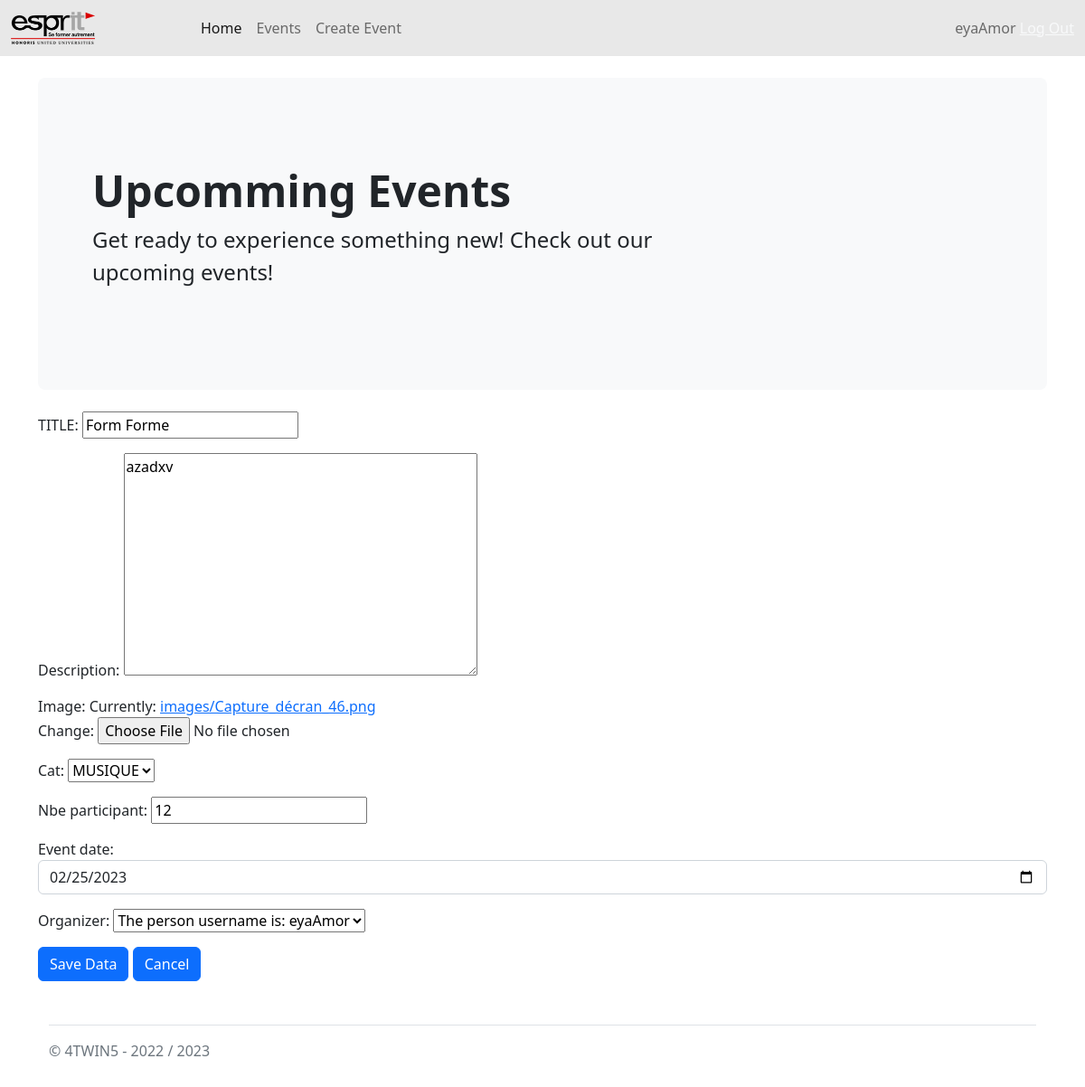
/events/eventsUpdateView/6 (signed in), run on an earlier commit of the app's database.
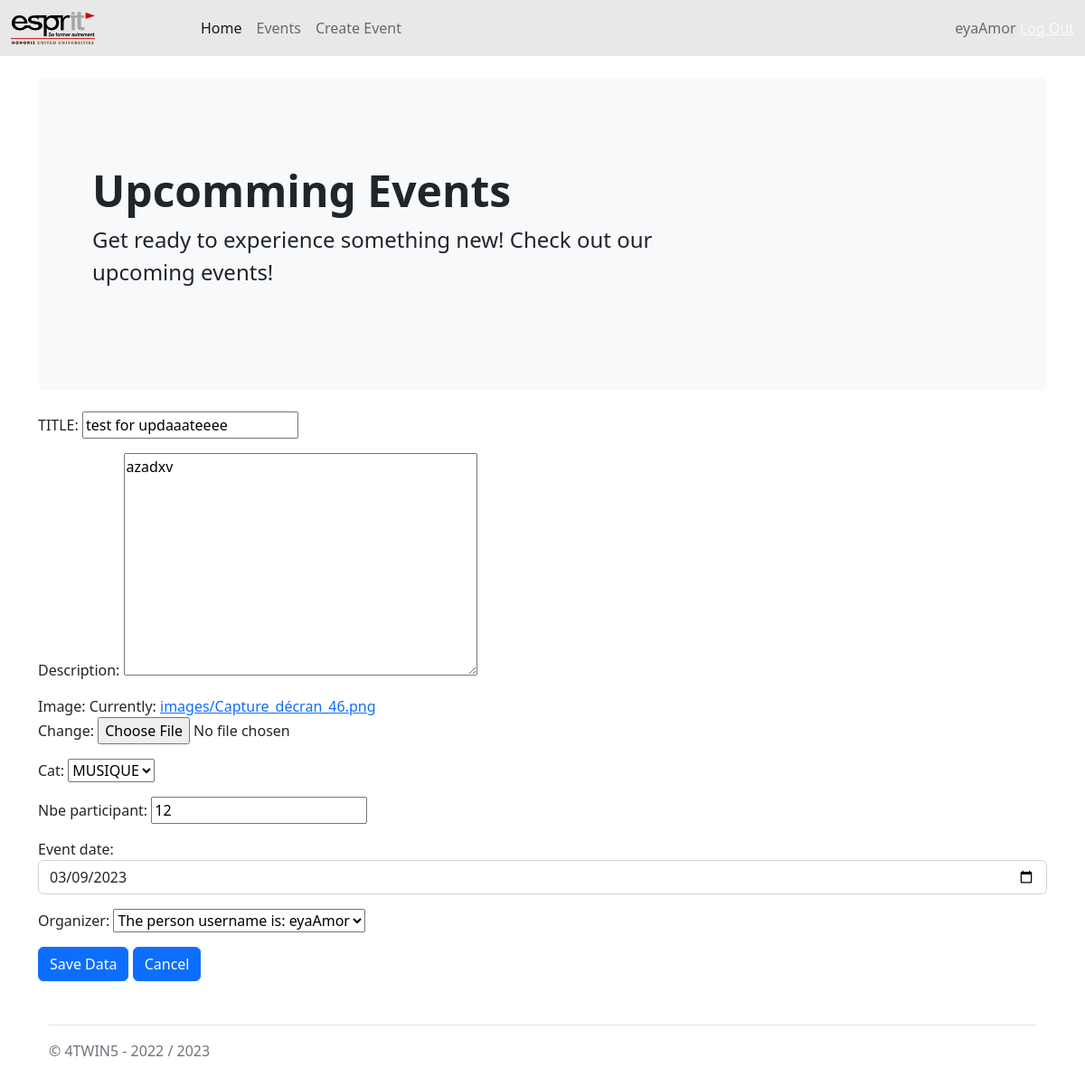
And on a later commit of the database.
### events/models.py (models this page shows, shortened)
class Event(models.Model):
    title = models.CharField('TITLE',max_length=255)
    description = models.TextField()
    image = models.ImageField(upload_to='images')
    CHOIX=(
        ('MUSIQUE','MUSIQUE'),
        ('CINEMA','CINEMA'),
        ('Sport','Sport')
    )
    category = models.CharField('cat', choices=CHOIX ,max_length=8)
    state = models.BooleanField(default=False)
    nbe_participant= models.IntegerField(default=0, validators=[MinValueValidator(limit_value=6)])
    evt_date=models.DateField()
    created_at = models.DateTimeField(auto_now_add=True)
    updated_at = models.DateTimeField(auto_now=True)
    organise= models.ForeignKey( Person, on_delete=models.CASCADE)
    participations = models.ManyToManyField(
        Person,
        related_name='participations',
        through='Participation'
    )
    class Meta:
        constraints=[
                models.CheckConstraint(
                check= models.Q(
                    evt_date__gte=date.today()
                ),
                name='the event date is invalid'
            ),
        ]

### events/views.py (the view)
# urls.py: path('eventsUpdateView/<int:pk>', UpdateEvent.as_view(), name= 'update_event_form'),
class UpdateEvent(LoginRequiredMixin,UpdateView):
    login_url="login" #nom du path
    model=Event
    template_name= "events/event_form.html"
    form_class= EventModelForm
    success_url= reverse_lazy('list_event_view')

### events/forms.py
class EventModelForm(forms.ModelForm):
    class Meta:
        model= Event
        fields= ['title','description' , 'image' , 'category' , 'nbe_participant' , 'evt_date' , 'organise']
    evt_date = forms.DateField(
        label= "Event date",
        widget= forms.DateInput(attrs={
            'type' : 'date',
            'class' : 'form-control date-input'
        })
    )
    organise= forms.ModelChoiceField(label="Organizer",queryset=Person.objects.all())

### users/models.py (called while the page is built)
    def __str__(self) :
        return f"The person username is: {self.username}"

### p1/templates/events/event_form.html (shortened to what this page needs)
{% extends 'base.html' %}
{% block content %}
<form method="POST" action="" enctype="multipart/form-data">
 {{form.as_p}}
 <input type="submit" value="Save Data" class="btn btn-primary" />
 <input type="reset" value="Cancel" class="btn btn-primary" />
{% endblock  %}

What changed in the data, as far as the page shows it:
changed Event "azadxv": title "Form Forme" → "test for updaaateeee"; evt_date "02/25/2023" → "03/09/2023"
